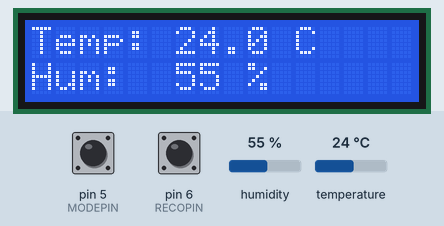
A sketch run on a simulated Arduino Uno, built with avr-gcc and run on an emulated ATmega328P. Shown: 16×2 character LCD. The inputs (shaded band) are chosen by the test bench; at power-on: pin 6 (RECOPIN) HIGH, humidity 55 %, pin 5 (MODEPIN) HIGH, temperature 24 °C.

Above: at 2.2 s.
2.3 s: pin 6 (RECOPIN) pulled LOW for 3.2 s
At 2.6 s:
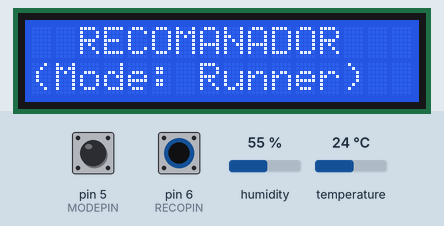
8.5 s: humidity set to 89 %
12.2 s: humidity set to 92 %
At 15.8 s:
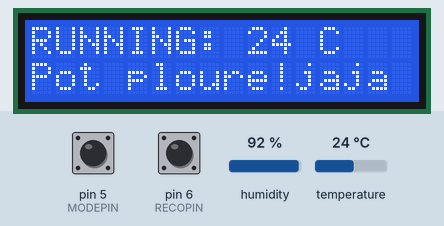
16.5 s: pin 5 (MODEPIN) pulled LOW for 0.15 s
At 16.9 s:
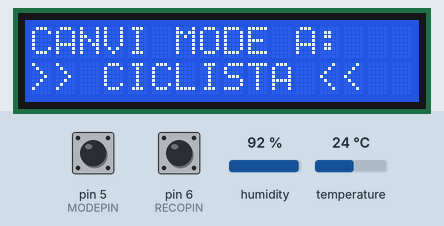
19.5 s: pin 5 (MODEPIN) pulled LOW for 1 s
At 20.4 s:
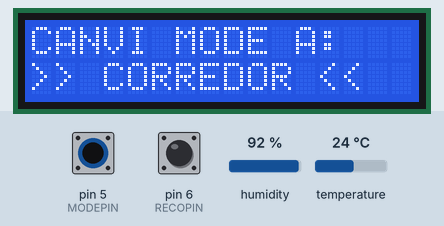
22.5 s: pin 6 (RECOPIN) pulled LOW for 0.15 s
At 22.8 s:
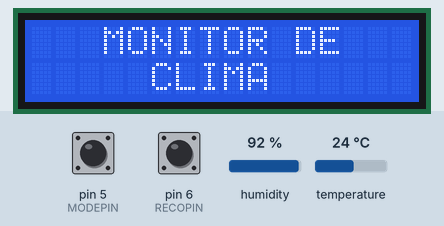
Timing chart, 0 to 25.5 s (numbered marks = the images above; inputs shaded):
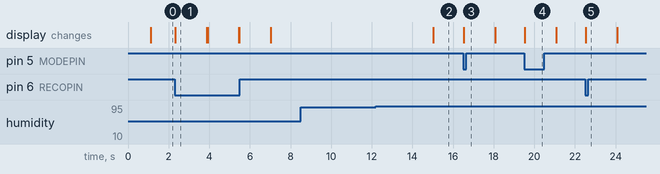

Measured:
- the behaviour switches between 90 and 91 % on humidity (found by bisection; images 1 and 2)
- after the input at 2.3 s, the display: changes at once (image 1)
- after the input at 8.5 s, every drawn part: stays the same
- after the input at 12.2 s, the display: changes after 2.8 s (image 2)
- after the input at 16.5 s, the display: changes at once (image 3)
- after the input at 19.5 s, the display: changes at once (image 4)
- after the input at 22.5 s, the display: changes at once (image 5)
- what the display in image 1 shows lasts 1.6 s, from 2.3 s to 3.9 s

The sketch:

main.ino
```cpp
#include <Wire.h>
#include <LiquidCrystal_I2C.h>
#include <DHT.h>

// --- CONFIGURACIÓ ---
LiquidCrystal_I2C lcd(0x27, 16, 2);

#define DHTPIN 2
#define MODEPIN 5
#define RECOPIN 6
#define DHTTYPE DHT11

#define MODO1 33 // Mode corredor
#define MODO2 44 // Mode ciclisme
#define VISTA1 55 // Vista temperatura
#define VISTA2 66 // Vista recomanació

DHT dht(DHTPIN, DHTTYPE);

int modo = MODO1;
int vista = VISTA1;
float h = 0.0;
float t = 0.0;

// Timer per a la lectura de sensor
unsigned long tempsAnterior = 0;
const long intervalSensor = 2000;

void setup() {
  Serial.begin(9600);
  lcd.init();
  lcd.backlight();
  dht.begin();

  pinMode(MODEPIN, INPUT_PULLUP);
  pinMode(RECOPIN, INPUT_PULLUP);

  lcd.setCursor(0, 0);
  lcd.print("Iniciant...");
  delay(1000);
  lcd.clear();
}


// Funció de les recomanacions
void recomendarCorrer() {
  lcd.setCursor(0, 0);
  lcd.print("RUNNING: "); lcd.print(t, 0); lcd.print(" C ");
  lcd.setCursor(0, 1);
  if (h > 90) { lcd.print("Pot ploure!"); return; }

  if (t < 5) lcd.print("Termica+Guants  ");
  else if (t >= 5 && t < 12) lcd.print("Llarg o xaqueta");
  else if (t >= 12 && t < 20) lcd.print("Curt + Short   ");
  else lcd.print("Vas a suar jaja ");
}

void recomendarBici() {
  lcd.setCursor(0, 0);
  lcd.print("BICI: "); lcd.print(t, 0); lcd.print(" C     ");
  lcd.setCursor(0, 1);
  if (h > 90) { lcd.print("Pot ploure! "); return; }

  if (t < 5) lcd.print("Un fred que pela");
  else if (t >= 5 && t < 10) lcd.print("Invierno+Botin  ");
  else if (t >= 10 && t < 14) lcd.print("Ca.vientos/Llarg");
  else if (t >= 14 && t < 18) lcd.print("Curt + Manguitos");
  else if (t >= 18 && t < 24) lcd.print("Curt 100% ");
  else lcd.print("Corto Total     ");
}

void loop() {

  // Canvi de modes (carrera/bicicleta)
  if (digitalRead(MODEPIN) == LOW) {
    // Cambiamos el modo
    if (modo == MODO1) modo = MODO2;
    else modo = MODO1;

    // Visualització del canvi
    lcd.clear();
    lcd.setCursor(0, 0);
    lcd.print("CANVI MODE A:");
    lcd.setCursor(0, 1);
    if (modo == MODO1) lcd.print(">> CORREDOR <<");
    else lcd.print(">> CICLISTA <<");

    delay(1500); // Espera per a lectura
    lcd.clear();

    tempsAnterior = 0;
  }

  // Canvi de vista (clima/recomanació)
  if (digitalRead(RECOPIN) == LOW) {
    // Canvi de vista
    if (vista == VISTA1) vista = VISTA2;
    else vista = VISTA1;

    // Feedback visual
    lcd.clear();
    if (vista == VISTA1) {
      lcd.setCursor(0, 0); lcd.print("   MONITOR DE   ");
      lcd.setCursor(0, 1); lcd.print("     CLIMA      ");
    } else {
      lcd.setCursor(0, 0); lcd.print("  RECOMANADOR   ");
      lcd.setCursor(0, 1);
      if (modo == MODO1) lcd.print("(Mode: Runner)");
      else lcd.print("(Mode: Bici)");
    }

    delay(1500);
    lcd.clear();

    tempsAnterior = 0;
  }

  // LÓGICA PRINCIPAL
  if (millis() - tempsAnterior >= intervalSensor || tempsAnterior == 0) {
    tempsAnterior = millis();

    h = dht.readHumidity();
    t = dht.readTemperature();

    // Protecció error sensor
    if (isnan(h) || isnan(t)) {
      lcd.setCursor(0, 0); lcd.print("Error Sensor");
      return;
    }

    // Segons la vista seleccionada...
    if (vista == VISTA1) {
      // PANTALLA DE DATES
      lcd.setCursor(0, 0);
      lcd.print("Temp: "); lcd.print(t, 1); lcd.print(" C ");
      lcd.setCursor(0, 1);
      lcd.print("Hum:  "); lcd.print(h, 0); lcd.print(" % ");
    }
    else if (vista == VISTA2) {
      // PANTALLA DE RECOMANACIÓ
      if (modo == MODO1) recomendarCorrer();
      else recomendarBici();
    }
  }
}
```
